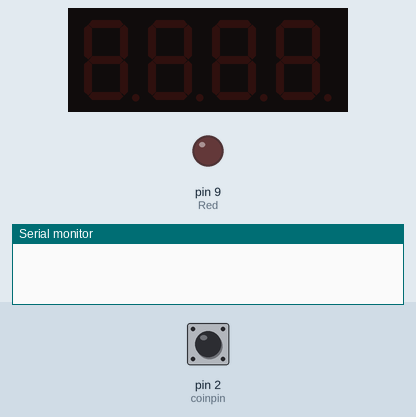
The sketch below on a simulated Arduino Uno, built with avr-gcc and run on an emulated ATmega328P. On the bench: 4-digit seven-segment display, output pins drawn as LEDs (lit = HIGH), the last lines printed to the serial monitor. Inputs (shaded band) come from the test bench; at power-on: pin 2 (coinpin) HIGH.

Above: at 1.2 s.
1.3 s: pin 2 (coinpin) pulled LOW for 0.15 s
At 2.0 s:
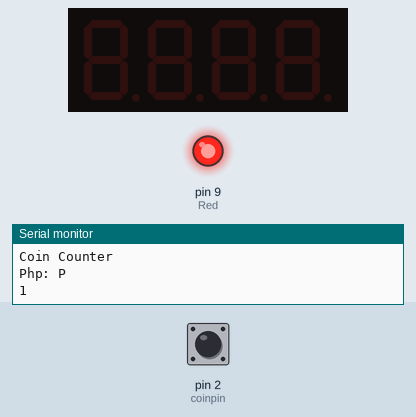
2.9 s: pin 2 (coinpin) pulled LOW for 1 s
At 4.0 s:
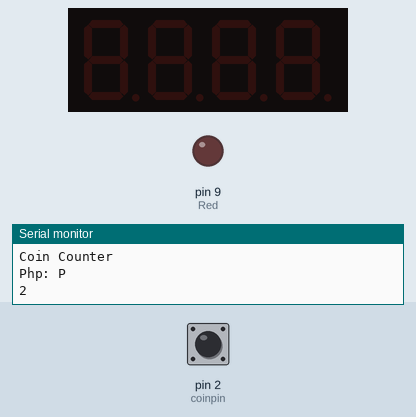
5.4 s: pin 2 (coinpin) pulled LOW for 0.15 s
At 5.9 s:
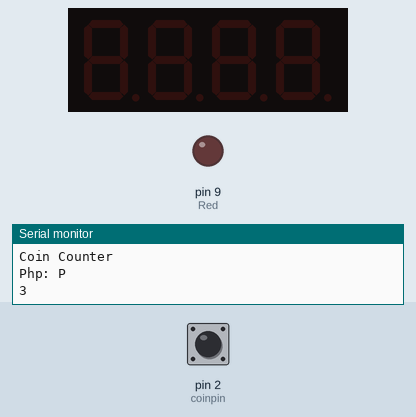
7.0 s: pin 2 (coinpin) pulled LOW for 1 s
At 8.4 s:
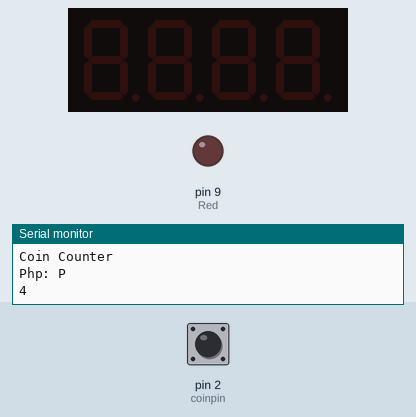
Timing chart, 0 to 10.0 s (numbered marks = the images above; inputs shaded):
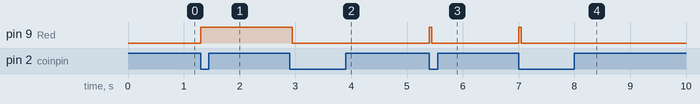

The sketch:

CounterCoin1.ino
```cpp
#include <SPI.h>

//Libraries
#include <Arduino.h>
#include <TM1637Display.h>

// Module connection pins (Digital Pins)
#define CLK 4
#define DIO 3

//Module TM1637 assigned display connection pins
TM1637Display display(CLK,DIO);

int Red=9;
int coinpin=2;

//Variables
volatile int pulse = 0;
volatile unsigned long timelastPulse = 0;
boolean coinInsert = false;
int buttonState = 0;
int credits = 0;
int credits_ = 0;

void setup() {
  // put your setup code here, to run once:
  Serial.begin(9600);
  pinMode(coinpin, INPUT_PULLUP);
  pinMode(Red,OUTPUT);
  attachInterrupt(digitalPinToInterrupt(coinpin), coinInterrupt, FALLING);
}

void loop() {


  unsigned long lastTime = millis() - timelastPulse;

  if((pulse > 0) && (lastTime > 24)){
    coinInsert = false;
    credits += pulse;
    pulse = 0;
    //Serial.println(lastTime);
  }

  if (credits_ != credits){
    credits_ = credits;
    displayCredit();
    switch(credits){
      case 1:
      digitalWrite(Red, HIGH);
      break;

      case 5:
      digitalWrite(Red, HIGH);
      break;

      case 10:
      digitalWrite(Red, HIGH);
      break;

      default:
      digitalWrite(Red, LOW);
    }
  }
}

void coinInterrupt(){
    pulse++;
    timelastPulse = millis();

    digitalWrite(Red, HIGH);
}

void displayCredit(){
  if(credits==0){
      Serial.print("");
      display.setBrightness(0x0f);
      Serial.println("Coin Counter");
      Serial.println("Insert Coins:");
      delay(1000);
      Serial.print("");

      Serial.print("");
      Serial.println("Coin Counter");
      Serial.println("P1 P5 P10");
      delay(1000);
      Serial.print("");
  }
  else
  {
    Serial.println("Coin Counter");
    Serial.println("Php: P");
    Serial.println(credits);
    display.showNumberDec(credits);
  }
}
```

Measured:
- after the input at 1.3 s, pin 9 (Red): LOW → HIGH at once
- after the input at 2.9 s, pin 9 (Red): HIGH → LOW after 0.05 s
- after the input at 5.4 s, pin 9 (Red): LOW → HIGH at once, → LOW 0.05 s later
- after the input at 7.0 s, pin 9 (Red): LOW → HIGH at once, → LOW 0.05 s later
